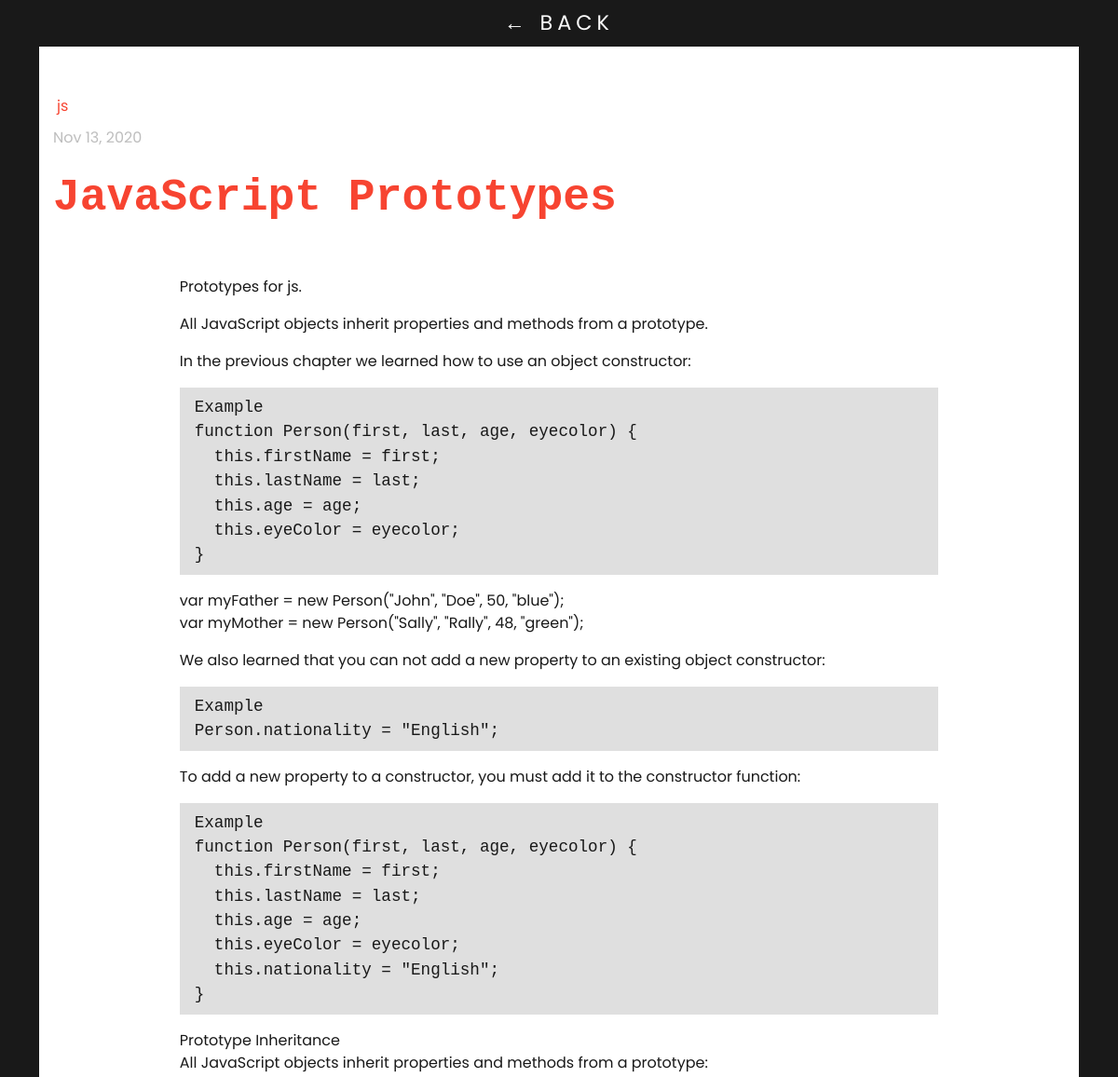
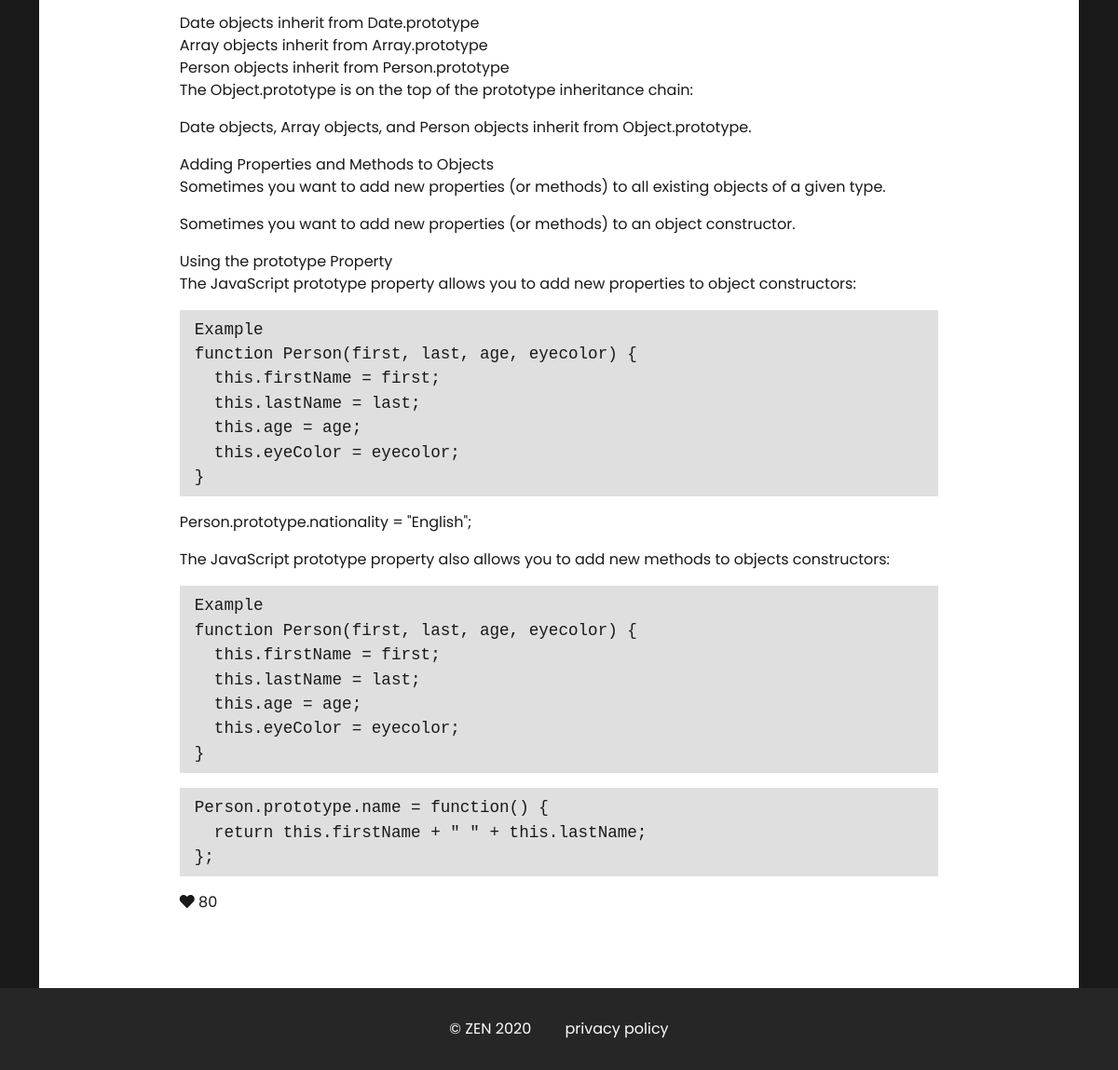
The app's page /post/4 with its own data (2 pictures, top to bottom).
### blog/models.py (models this page shows, shortened)
class Tag(models.Model):
    name = models.CharField(max_length=15)
    def __str__(self):
        return self.name

class Post(models.Model):
    title = models.CharField(max_length=100)
    description = models.TextField()
    content = RichTextField()
    date_posted = models.DateTimeField(default=now)
    tags = models.ManyToManyField(Tag)
    claps = models.IntegerField()

### blog/views.py (the view)
# urls.py: path('post/<int:pk>', views.PostDetailView.as_view(), name='post-detail'),
class PostDetailView(DetailView):
    model = Post
    context_object_name = 'post'

### blog/templates/blog/post_detail.html (shortened to what this page needs)
{% extends 'blog/base.html' %}
{% block content %}
<div class="back">
    <span id="back-button">&larr; BACK</span>
</div>
<div class="article">
    <div class="container my-3">
        <div class="tags">
            {% for tag in post.tags.all %}
                <a href="{% url 'tag-posts' tag %}" class="tag d-inline-block p-1">{{ tag }}</a>
            {% endfor %}
        </div>
        <div class="date">{{ post.date_posted|date:"M d, Y" }}</div>
        <div class="article-title">{{ post.title }}</div>
        <div class="content">
            <p>{{ post.description }}</p>
            {{ post.content|safe }}
            <div class="claps">
                <i class="fas fa-heart"></i>
                {{ post.claps }}
            </div>
        </div>
    </div>
</div>
{% endblock content %}

### blog/static/blog/css/main.css (style rules this page uses)
* { margin: 0; padding: 0; -webkit-box-sizing: border-box; box-sizing: border-box; }
.article { width: 93%; margin: auto; padding: 2rem 0 4rem; background: #fff; color: #191919; z-index: 0; }
.article-title { font-family: monospace; font-size: 3rem; font-weight: 700; margin: 1rem auto 3rem; color: #F74431; }
.article .content { width: 75%; margin: auto; }
.article .content p, .article .content div, .article .content ul, .article .content ol, .article .content table { font-size: 1rem; }
.article .content .code { display: block; background-color: #dfdfdf; padding: 0.5rem 1rem; font-size: 1.1rem !important; font-family: monospace; }
body { background-color: #191919; font-family: 'Poppins', sans-serif; }
.tag { color: #F74431; }
.date { margin: 0.4rem 0 0; color: #bebebe; }
.back { margin: auto; padding: 0.5rem; text-align: center; position: -webkit-sticky; position: sticky; top: 0; z-index: 2; background-color: #191919; }
.back #back-button { letter-spacing: 5px; font-size: 1.4rem; color: #fefefe; }

### records on screen
Tag: name "js"
Post: date_posted "Nov 13, 2020", title "JavaScript Prototypes", description "Prototypes for js.", content "All JavaScript objects inherit properties and methods from a prototype. In the previous chapter we learned how to use an object constructor: Example function Person(first, last, age, eyecolor) { this.firstName = first; this.lastName = last; this.age = age; this.eyeColor = eyecolor; } var myFather = new Person(\"John\", \"Doe\", 50, \"blue\"); var myMother = new Person(\"Sally\", \"Rally\", 48, \"green\"); We also learned that you can not add a new property to an existing object constructor: Example Person.nationality = \"English\"; To add a new property to a constructor, you must add it to the constructor function: Example function Person(first, last, age, eyecolor) { this.firstName = first;…", claps "80"
